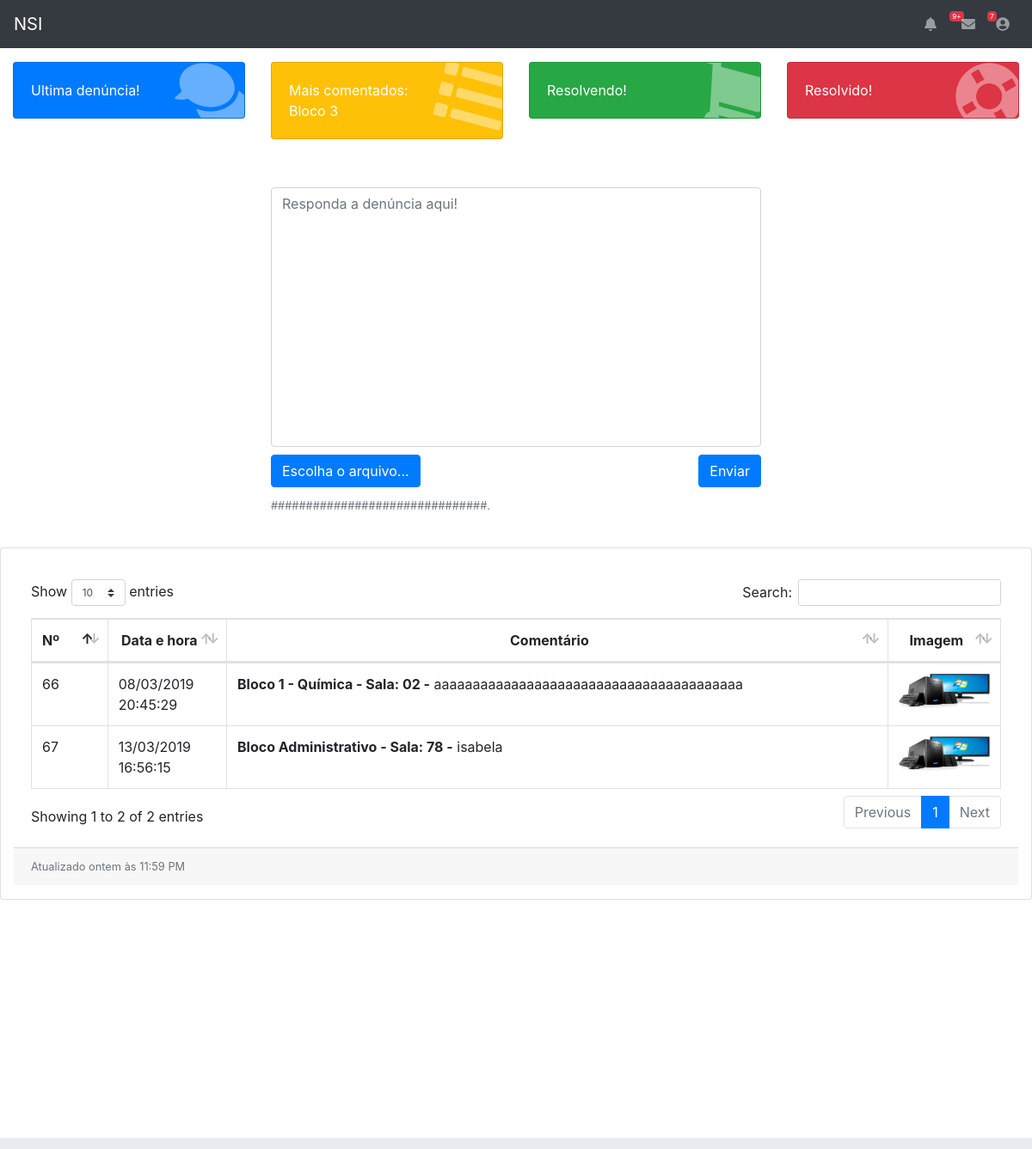
Screenshot of /geral.php with the database file from the repository.
### tables this page shows
CREATE TABLE `denuncia` (
  `id` int(11) NOT NULL,
  `data` datetime DEFAULT CURRENT_TIMESTAMP,
  `descricao` varchar(3000) NOT NULL,
  `id_usuario` int(11) DEFAULT NULL,
  `imagem` varchar(50) DEFAULT NULL,
  `qual_descricao` varchar(25) DEFAULT NULL,
  `id_bloco` int(11) DEFAULT NULL,
  `id_denuncia_oque` int(11) DEFAULT NULL,
  `data_atualizacao` datetime DEFAULT NULL
);

CREATE TABLE `bloco` (
  `id` int(11) NOT NULL,
  `descricao` varchar(50) DEFAULT NULL
);

CREATE TABLE `denuncia_oque` (
  `id` int(11) NOT NULL,
  `descricao` varchar(45) DEFAULT NULL
);

### geral.php (the view, shortened to what this page needs)
<?php
include("includes/conexao.php");
   $consulta = "SELECT denuncia.id, data, imagem ,denuncia.descricao, b.descricao as bloco_descricao, doq.descricao as oque_descricao, id_bloco, id_denuncia_oque, qual_descricao FROM denuncia INNER JOIN usuario u ON u.id = denuncia.id_usuario INNER JOIN bloco b ON b.id = denuncia.id_bloco INNER JOIN denuncia_oque doq ON doq.id = denuncia.id_denuncia_oque";
   $con = $connection->prepare($consulta);
   $denuncia = $con->execute();
   $denuncia = $con->fetchAll();
?>
<!DOCTYPE html>
<html lang="pt-br">
  <head>
    <link href="vendor/fontawesome-free/css/all.min.css" rel="stylesheet" type="text/css">
    <link href="css/sb-admin.css" rel="stylesheet">
    <link rel="stylesheet"  href="vendor/bootstrap/css/bootstrap.min.css">
    <link href="vendor/datatables/dataTables.bootstrap4.css" rel="stylesheet">
    <link href="css/coord.css" rel="stylesheet">
  </head>
  <body id="page-top">
    <nav class="navbar navbar-expand navbar-dark bg-dark static-top" >
      <a class="navbar-brand mr-1" href="index.html">NSI</a>
      <ul class="navbar-nav ml-auto ml-md-12">
        <li class="nav-item dropdown no-arrow mx-1">
          <a class="nav-link dropdown-toggle" href="#" id="alertsDropdown" role="button" data-toggle="dropdown" aria-haspopup="true" aria-expanded="false">
            <i class="fas fa-bell fa-fw"></i>
            <span class="badge badge-danger">9+</span>
          </a>
        </li>
        <li class="nav-item dropdown no-arrow mx-1">
          <a class="nav-link dropdown-toggle" href="#" id="messagesDropdown" role="button" data-toggle="dropdown" aria-haspopup="true" aria-expanded="false">
            <i class="fas fa-envelope fa-fw"></i>
            <span class="badge badge-danger">7</span>
          </a>
        </li>
        <li class="nav-item dropdown no-arrow">
          <a class="nav-link dropdown-toggle" href="#" id="userDropdown" role="button" data-toggle="dropdown" aria-haspopup="true" aria-expanded="false">
            <i class="fas fa-user-circle fa-fw"></i>
          </a>
        </li>
      </ul>
    </nav>
    <div id="wrapper">
      <div id="content-wrapper">
        <div class="container-fluid" >
          <div id="row"class="row">
            <div class="col-xl-3 col-sm-6 mb-3">
              <div class="card text-white bg-primary o-hidden ">
                <div class="card-body">
                  <div class="card-body-icon">
                    <i class="fas fa-fw fa-comments"></i>
                  </div>
                  <div class="mr-5">Ultima denúncia!</div>
                </div>
              </div>
            </div>
            <div class="col-xl-3 col-sm-6 mb-3">
              <div class="card text-white bg-warning o-hidden">
                <div class="card-body">
                  <div class="card-body-icon">
                    <i class="fas fa-fw fa-list"></i>
                  </div>
                  <div class="mr-5">Mais comentados: Bloco 3 </div>
                </div>
              </div>
            </div>
            <div class="col-xl-3 col-sm-6 mb-3">
              <div class="card text-white bg-success o-hidden">
                <div class="card-body">
                  <div class="card-body-icon">
                    <i class="fas fa-fw fa-shopping-cart"></i>
                  </div>
                  <div class="mr-5">Resolvendo!</div>
                </div>
              </div>
            </div>
            <div class="col-xl-3 col-sm-6 mb-3">
              <div class="card text-white bg-danger o-hidden">
                <div class="card-body">
                  <div class="card-body-icon">
                    <i class="fas fa-fw fa-life-ring"></i>
                  </div>
                  <div class="mr-5">Resolvido!</div>
                </div>
              </div>
            </div>
          </div>
        </div>
        </div>
        </div>
<form id="caixa" class="center-block row col-xl-6" enctype="multipart/form-data"  method="POST" action="geral.php" >
   <br>
   <textarea   id="noresize" class="form-control col-12 col-sm-12 mb-12 col-md-12 col-lg-10 col-xl-12"  name="descricao_resposta" placeholder="Responda a denúncia aqui! " required="required" rows="12"></textarea>
   <br>
   <div id="botoes"class="row p-0 no-margin col-12 col-sm-12  col-md-12 col-lg-10 col-xl-12">
      <div class="botao p-0 no-margin col-6 col-sm-6 mb-3 col-md-6 col-lg-2 col-xl-10">
         <label class="file-upload btn btn-primary">
         Escolha o arquivo... <input  type="file" name="uploaded_file"/ accept="image/*">
         </label>
         <small class="form-text text-muted">###############################.</small>
      </div>
      <div class="botao p-0 no-margin col-6 col-sm-6 mb-3 col-md-6 col-lg-10 col-xl-2 text-right ">
         <input id="b_enviar" type="submit" class="btn btn-success" value="Enviar" name="enviar"/>
      </div>
   </div>
</form>
<br>
<div class="card mb-3">
   <div id="wrapper">
      <div id="content-wrapper">
         <div class="container-fluid">
            <div class="card-body">
               <div class="table-responsive">
                  <table class="table table-bordered" id="dataTable" width="100%" cellspacing="0">
                     <thead>
                        <tr>
                           <th id="id_bd">Nº</th>
                           <th id="date">Data e hora</th>
                           <th id="comentario">Comentário</th>
                           <th id="imagem">Imagem</th>
                        </tr>
                     </thead>
                     <?php  foreach ( $denuncia as $den   )  {  ?>
                     <tr>
                        <td> <?php echo $den["id"];?></td>
                        <?php $data = $den["data"]; ?>
                        <td> <?php echo date('d/m/Y H:i:s', strtotime($data));?></td>
                        <td> <?php echo "<b>".$den["bloco_descricao"]." - ".$den["oque_descricao"].": ".$den["qual_descricao"]." -</b> ".$den["descricao"];?>
                        <td  > <a href="#" class="abrirModal"> <img class='img_denuncia' src="img_denuncia/<?php echo $den["imagem"];?>"/> </a> </td>
                     </tr>
                     <?php } ?>
                  </table>
               </div>
            </div>
            <div class="card-footer small text-muted">Atualizado ontem às 11:59 PM</div>
         </div>
      </div>
   </div>
</div>
<footer class="sticky-footer sticky-footer col-0 col-sm-12 col-md-12 col-lg-12 col-xl-12">
</footer>
  </body>
</html>

### css/sb-admin.css (style rules this page uses)
html { position: relative; min-height: 100%; }
body { height: 100%; }
#wrapper { display: -webkit-box; display: -ms-flexbox; display: flex; margin-bottom: -59px; }
#wrapper #content-wrapper { overflow-x: hidden; width: 100%; padding-top: 1rem; padding-bottom: 80px; margin-bottom: -5px; }
.o-hidden { overflow: hidden !important; }
.navbar-nav .nav-item.dropdown .dropdown-toggle::after { width: 1rem; text-align: center; float: right; vertical-align: 0; border: 0; font-weight: 900; content: '\f105'; font-family: 'Font Awesome 5 Free'; }
.navbar-nav .nav-item.dropdown.no-arrow .dropdown-toggle::after { display: none; }
.navbar-nav .nav-item .nav-link .badge { position: absolute; margin-left: 0.75rem; top: 0.3rem; font-weight: 400; font-size: 0.5rem; }
.card-body-icon { position: absolute; z-index: 0; top: -1.25rem; right: -1rem; opacity: 0.4; font-size: 5rem; -webkit-transform: rotate(15deg); transform: rotate(15deg); }
:root { --input-padding-x: 0.75rem; --input-padding-y: 0.75rem; }
footer.sticky-footer { display: -webkit-box; display: -ms-flexbox; display: flex; position: absolute; right: 0; bottom: -58px; width: calc(100% - 0%); height: 80px; background-color: #e9ecef; }
@media (min-width: 768px) { footer.sticky-footer { width: calc(115% - 0%); top: 99%; } }

### css/coord.css (style rules this page uses)
#noresize { resize: none; }
.no-margin { margin: 0px !important; }
.center-block { display: block; margin-right: auto; margin-left: auto; }
#b_enviar { color: #fff; background-color: #007bff; border-color: #007bff; }
#botoes { bottom: 15px; }
#id_bd { width: 1% !important; }
#date { width: 1% !important; text-align: center; }
#comentario { width: 15% !important; text-align: center; }
#imagem { width: 1% !important; text-align: center; }
label.file-upload { position: relative; overflow: hidden }
.img_denuncia { cursor: pointer; height: 40px; }
img { width: 100%; }

### rows the page displays
denuncia: id "66", data "08/03/2019 20:45:29", id_bloco.descricao "Bloco 1 - Química", id_denuncia_oque.descricao "Sala", qual_descricao "02", descricao "aaaaaaaaaaaaaaaaaaaaaaaaaaaaaaaaaaaaaaaa", imagem (picture)
denuncia: id "67", data "13/03/2019 16:56:15", id_bloco.descricao "Bloco Administrativo", id_denuncia_oque.descricao "Sala", qual_descricao "78", descricao "isabela", imagem (picture)
